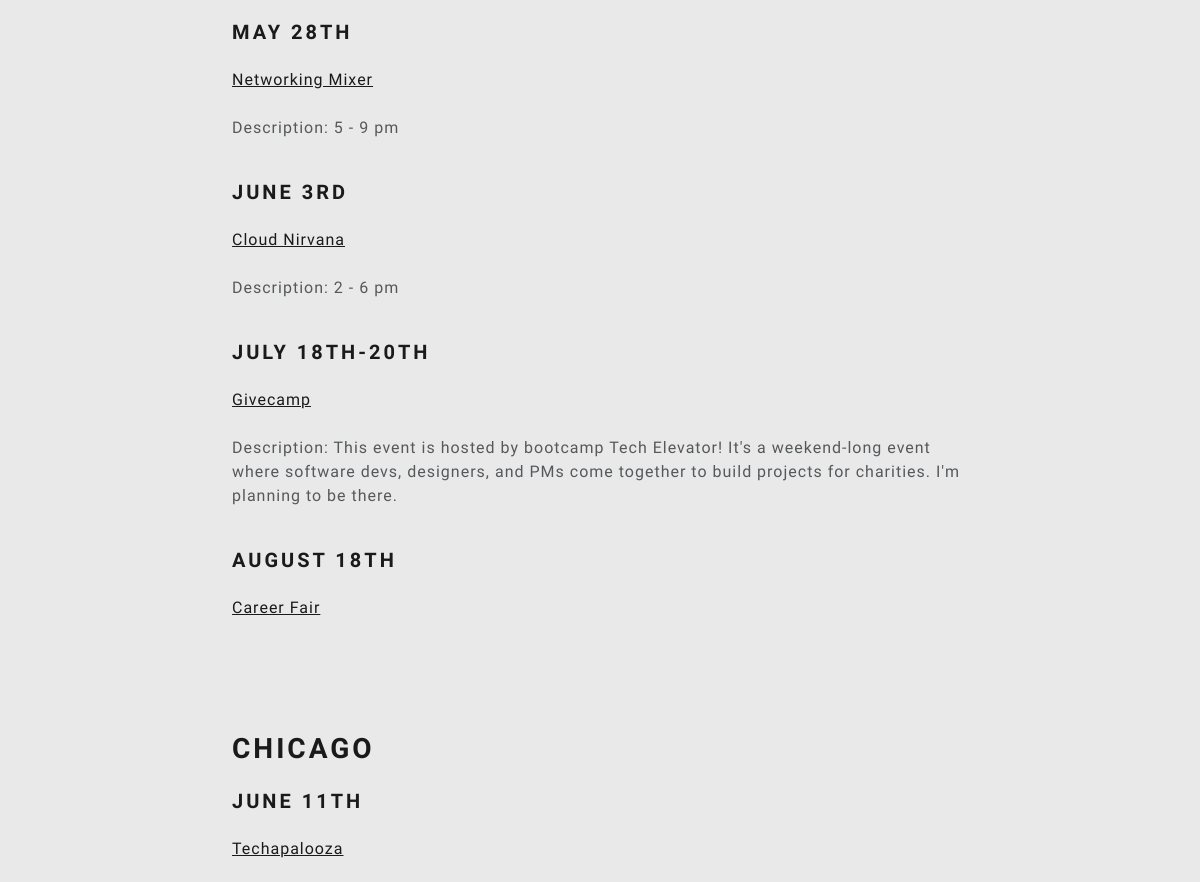
Page /post/5/ (middle part) on the earlier database version.
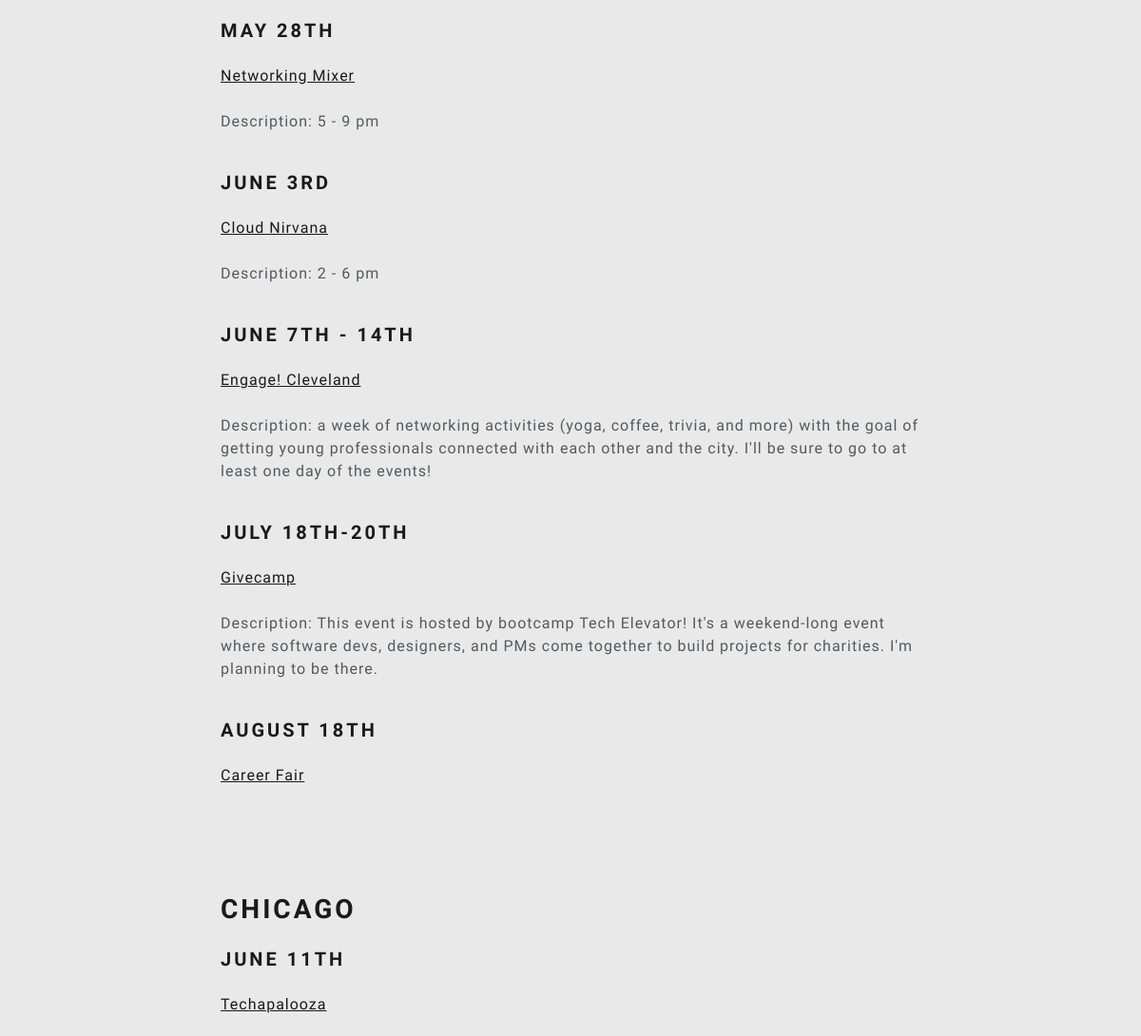
Same page on the later database version.
### blogapp/models.py (models this page shows, shortened)
class Content(models.Model):
    TYPE_CHOICES = (('header', 'Header'), ('subheader', 'Subheader'), ('text', 'Text'), ('link', 'Link'), ('image', 'Image'))
    post = models.ForeignKey(Post, related_name='contents', on_delete=models.CASCADE)
    content_type = models.CharField(max_length=10, choices=TYPE_CHOICES)
    header = models.TextField(blank=True, null=True)
    subheader = models.TextField(blank=True, null=True)
    text = models.TextField(blank=True, null=True)
    link_url = models.TextField(blank=True, null=True)
    link_text = models.TextField(blank=True, null=True)
    image = models.ForeignKey(Image, blank=True, null=True, on_delete=models.SET_NULL)
    order = models.PositiveIntegerField(default=0)
    class Meta:
        ordering = ['order'] # orders by order field by default

### blogapp/views.py (the view)
# urls.py: path("post/<int:post_id>/", views.post, name="post_content")
def post(request, post_id):
    post = get_object_or_404(Post, pk=post_id)
    context = {"post": post}
    return render(request, "blogapp/post.html", context)

### nickblog/context_processors.py (called while the page is built)
def debug_mode(request):
    from django.conf import settings
    return {'debug': settings.DEBUG}

### blogapp/templates/blogapp/post.html (shortened to what this page needs)
{% extends 'base.html' %}
{% block content %}
<div class="container py-4">
  <div class="row">
    <div class="col-lg-10 col-xl-8 mx-auto">
      <div class="row">
        {% for content in post.contents.all %}
        {% if content.content_type == 'header' %}
        <div class="col-12 mb-3 mt-5">
          <h2>{{ content.header }}</h2>
        </div>
        {% elif content.content_type == 'subheader' %}
        <div class="col-12 mb-3">
          <h4>{{ content.subheader }}</h4>
        </div>
        {% elif content.content_type == 'text'%}
        <div class="col-12 mb-4">
          <p>{{ content.text }}</p>
        </div>
        {% elif content.content_type == 'link' %}
        <div class="col-12 mb-4">
          <a target="_blank" href="{{content.link_url}}"
            >{{ content.link_text }}</a
          >
        </div>
        {% endif %}
        {% endfor %}
      </div>
    </div>
  </div>
</div>
{% endblock %}

### blogapp/templates/base.html (shortened to what this page needs)
<!DOCTYPE html>
<html lang="en">
  <link
    href="https://bootswatch.com/5/lux/bootstrap.min.css"
    rel="stylesheet"
  />
  {% load static %}
  <link href="{% static 'css/custom.css' %}" rel="stylesheet" />
  <head>
  </head>
  <body>
    <main>{% block content %} {% endblock %}</main>
  </body>
</html>

### blogapp/static/css/custom.css (style rules this page uses)
:root { --bs-body-bg: #e9e9e9; }

Differences in the rows shown:
added Content: subheader "JUNE 7TH - 14TH"
added Content: link_text "Engage! Cleveland"
added Content: text "Description: a week of networking activities (yoga, coffee, trivia, and more) with the goal of getting young professionals connected with each other and the city. I'll be sure to go to at least one day of the events!"
